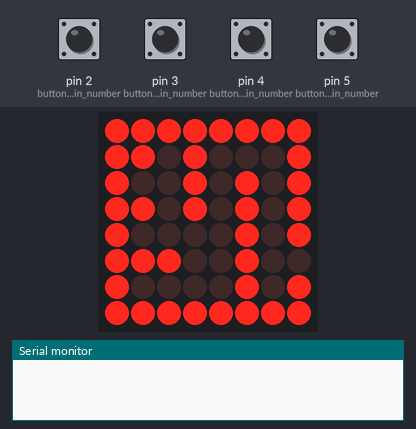
This sketch was run on a simulated Arduino Uno, built with avr-gcc and run on an emulated ATmega328P. Shown: 8×8 LED matrix, the last lines printed to the serial monitor. Inputs (shaded band) come from the test bench; at power-on: pin 2 (button_right_pin_number), pin 3 (button_left_pin_number), pin 4 (button_down_pin_number), pin 5 (button_up_pin_number) LOW. Random numbers use the default seed unless the sketch sets one.

Above: at 3.25 s.
3.3 s: pin 2 (button_right_pin_number) pulled HIGH for 0.15 s
At 3.4 s:
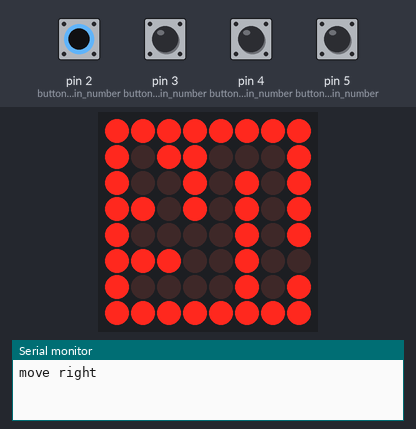
4.0 s: pin 4 (button_down_pin_number) pulled HIGH for 0.15 s
At 4.57 s:
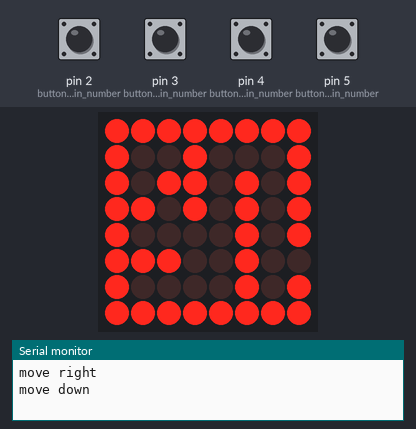
4.7 s: pin 3 (button_left_pin_number) pulled HIGH for 0.15 s
At 5.17 s:
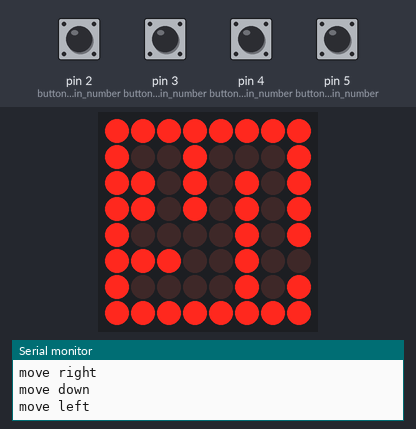
5.4 s: pin 5 (button_up_pin_number) pulled HIGH for 0.15 s
At 5.78 s:
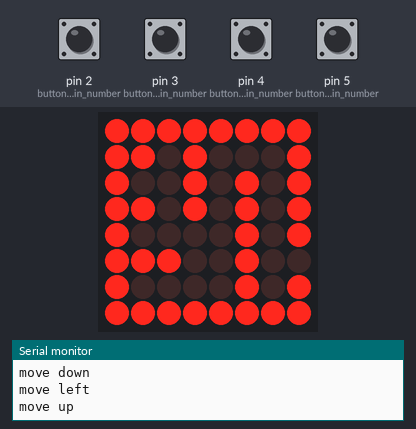
6.1 s: pin 2 (button_right_pin_number) pulled HIGH for 1 s
At 6.38 s:
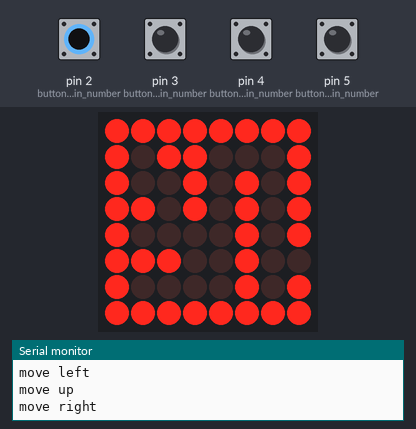
7.7 s: pin 4 (button_down_pin_number) pulled HIGH for 1 s
At 8.19 s:
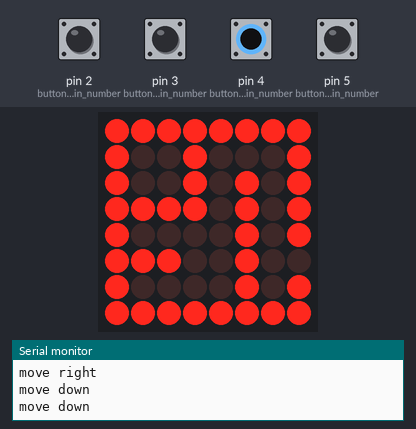
Timing chart, 0 to 10.3 s (numbered marks = the images above; inputs shaded):
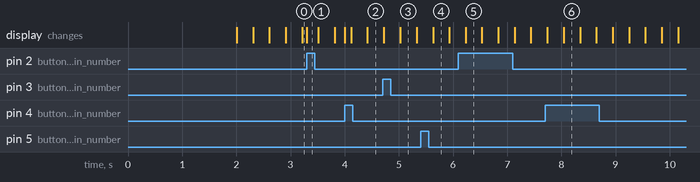

The sketch:

maze_runner_v1.0.ino
```cpp
#include "LedControlMS.h"


//defined variables
#define MATRIX_SIZE 8
#define LEVELS_NUMBER 7
#define LICKERING_DELAY 300
#define MOVING_TIME_PAUSE 300
#define TEXT_DURATION 2000
#define MAX_ENEMIES 3
#define ENEMY_SPEED 1000


//a structure that saves the coordinates of any object
typedef struct
{
  int x;
  int y;
}coordinate;


//a level structure, used to save every information we need for a specific level
typedef struct
{
  int matrix[MATRIX_SIZE][MATRIX_SIZE];
  coordinate player_start;
  coordinate player_previous_start;
  coordinate next_level;
  coordinate previous_level;
  int enemies_number = 0;

}level;


//global variables
int current_level;
coordinate player;                                    //player
level levels[LEVELS_NUMBER];                          //a structure array with every level
LedControl led_control=LedControl(12,11,10,1);        //we need this for the LED matrix
unsigned long player_lickering_time = millis();       //saves the current time
int player_lickering_status;
unsigned long player_can_move = millis();
int running = 1;
coordinate enemy[MAX_ENEMIES];
unsigned long enemy_can_move = millis();

byte level_matrix[LEVELS_NUMBER][MATRIX_SIZE]={       //here we can change the level format very easy and fast, robust
{B11111111, B10010001, B10010101, B11010101, B10000101, B11100100, B10000101, B11111111},
{B11110111, B10010101, B10010001, B10111101, B10000001, B00111001, B10010001, B11111111},
{B11101111, B10101001, B10001101, B10111101, B10000101, B10110101, B10010001, B11110111},
{B11111111, B10000101, B10100101, B00100001, B11111101, B10000101, B10100001, B11101111},
{B11111111, B10000001, B11110101, B10100100, B00101111, B10100001, B10001001, B11111111},
{B11111111, B10000001, B10000101, B10000101, B10000100, B10100001, B10100001, B10111111},
{B10111111, B10100001, B10000001, B10000001, B10000001, B11111101, B10000001, B11011111}};

byte level_text[LEVELS_NUMBER][MATRIX_SIZE]={       //this is printable text only
{0x00,0x08,0x18,0x08,0x08,0x08,0x08,0x1C},
{0x00,0x18,0x24,0x04,0x08,0x10,0x20,0x3C},
{0x00,0x3C,0x04,0x04,0x1C,0x04,0x04,0x3C},
{0x00,0x20,0x24,0x24,0x3C,0x04,0x04,0x04},
{0x00,0x3C,0x20,0x20,0x38,0x04,0x04,0x38},
{0x00,0x18,0x24,0x20,0x38,0x24,0x24,0x18},
{0x00,0x3C,0x04,0x08,0x08,0x10,0x10,0x10}};

byte ending_text[MATRIX_SIZE] = {0x3C,0x42,0xA5,0x81,0xA5,0x99,0x42,0x3C};
byte dead_text[MATRIX_SIZE] = {0x3C,0x42,0xA5,0x81,0x99,0xA5,0x42,0x3C};

int button_up_pin_number = 5;
int button_down_pin_number = 4;
int button_left_pin_number = 3;
int button_right_pin_number = 2;
int button_up = 5;
int button_down = 4;
int button_left = 3;
int button_right = 2;


//initialize every directional button as an imput
void initialize_buttons()
{
  pinMode(button_up_pin_number, INPUT);
  pinMode(button_down_pin_number, INPUT);
  pinMode(button_left_pin_number, INPUT);
  pinMode(button_right_pin_number, INPUT);
}


//initialize the matrix for use
void initialize_matrix()
{
  //activate the LED matrix
  led_control.shutdown(0,false);
  //set the brightness -> low brightness
  led_control.setIntensity(0, 0.5);
  //clear display
  led_control.clearDisplay(0);
}


//save the binary levels in the matrix for compute verifications
void initialize_levels()
{
  int mask = 0x01;
  int value;

  for(int lvl=0; lvl<LEVELS_NUMBER; lvl++)
    for(int i=0; i<MATRIX_SIZE; i++)

       //go through every bit from the byte row
       for(int bt=0; bt<MATRIX_SIZE; bt++)
       {
          if((mask << bt) & level_matrix[lvl][i]) value = 1;
          else value = 0;

          //save the byte as an int in the level matrix
          levels[lvl].matrix[i][MATRIX_SIZE - bt - 1] = value;
       }
}


//here we individually initialize the locations of the player, ending and starting in each matrix
void initialize_level_locations()
{
  //initialize 1st level
  levels[0].player_start.x = 1;
  levels[0].player_start.y = 1;
  levels[0].next_level.x = 5;
  levels[0].next_level.y = 7;
  levels[0].player_previous_start.x = 5;
  levels[0].player_previous_start.y = 6;

  //initialize 2nd level
  levels[1].player_start.x = 5;
  levels[1].player_start.y = 1;
  levels[1].next_level.x = 0;
  levels[1].next_level.y = 4;
  levels[1].previous_level.x = 5;
  levels[1].previous_level.y = 0;
  levels[1].player_previous_start.x = 1;
  levels[1].player_previous_start.y = 4;

  //initialize 3rd level
  levels[2].player_start.x = 6;
  levels[2].player_start.y = 4;
  levels[2].next_level.x = 0;
  levels[2].next_level.y = 3;
  levels[2].previous_level.x = 7;
  levels[2].previous_level.y = 4;
  levels[2].player_previous_start.x = 1;
  levels[2].player_previous_start.y = 3;

  //initialize 4th level
  levels[3].player_start.x = 6;
  levels[3].player_start.y = 3;
  levels[3].next_level.x = 3;
  levels[3].next_level.y = 0;
  levels[3].previous_level.x = 7;
  levels[3].previous_level.y = 3;
  levels[3].player_previous_start.x = 3;
  levels[3].player_previous_start.y = 1;

  //initialize 5th level
  levels[4].player_start.x = 3;
  levels[4].player_start.y = 6;
  levels[4].next_level.x = 4;
  levels[4].next_level.y = 0;
  levels[4].previous_level.x = 3;
  levels[4].previous_level.y = 7;
  levels[4].player_previous_start.x = 4;
  levels[4].player_previous_start.y = 1;

  //initialize 6th level
  levels[5].player_start.x = 4;
  levels[5].player_start.y = 6;
  levels[5].next_level.x = 7;
  levels[5].next_level.y = 1;
  levels[5].previous_level.x = 4;
  levels[5].previous_level.y = 7;
  levels[5].player_previous_start.x = 6;
  levels[5].player_previous_start.y = 1;
  levels[5].enemies_number = 2;

  //initialize 7th level
  levels[6].player_start.x = 1;
  levels[6].player_start.y = 1;
  levels[6].next_level.x = 7;
  levels[6].next_level.y = 2;
  levels[6].previous_level.x = 0;
  levels[6].previous_level.y = 1;
  levels[6].enemies_number = 1;
}


//check if the entity can spawn in that location
int can_spawn_here(int x, int y)
{
  //if it can spawn there
  if(levels[current_level].matrix[x][y] == 0)
  {
    return 0;
  }
  return -1;
}


//initialize every enemy there is on the specific map
void initialize_enemies()
{
  for(int i=0; i<levels[current_level].enemies_number; i++)
  {
    int status = 0;
    while(status == 0)
    {
      int random_x = random(2, MATRIX_SIZE-2);
      int random_y = random(2, MATRIX_SIZE-2);

      if(can_spawn_here(random_x, random_y) == 0)
      {
        Serial.println("An enemy appeared out of blue");

        status = 1;
        enemy[i].x = random_x;
        enemy[i].y = random_y;
      }
    }
  }
}


//initialize the level given as a parameter -> this is used only for the start and NEXT level initialization
void initialize_current_level(int current)
{
  //we start with the first level -> [0, n)
  current_level = current;
  player.x = levels[current].player_start.x;
  player.y = levels[current].player_start.y;

  //initialize the enemies from the current level
  initialize_enemies();

  draw_level_number(current_level);
}


//initialize the previous level
void initialize_previous_level(int current)
{
  //we start with the first level -> [0, n)
  current_level = current;
  player.x = levels[current].player_previous_start.x;
  player.y = levels[current].player_previous_start.y;

  draw_level_number(current_level);
}


//draw the specified level on the screen
void draw_level(int current)
{
  for(int i=0; i<MATRIX_SIZE; i++)
    if(player.x != i)
      led_control.setRow(0,i,level_matrix[current][i]);
    else
    {
      for(int j=0; j<MATRIX_SIZE; j++)
        if(j != player.y)
          led_control.setLed(0, i, j, levels[current_level].matrix[i][j]);
    }
}


//draw the level number on the screen
void draw_level_number(int current)
{
  for(int i=0; i<MATRIX_SIZE; i++)
    led_control.setRow(0,i,level_text[current][i]);
  delay(TEXT_DURATION);
}


//this is the final text that will be drawn when the game will end
void draw_ending_text()
{
  for(int i=0; i<MATRIX_SIZE; i++)
    led_control.setRow(0,i,ending_text[i]);
  delay(TEXT_DURATION * 2);
}


//this is drawn on the screen when you are killed by an enemy
void draw_dead_text()
{
  for(int i=0; i<MATRIX_SIZE; i++)
    led_control.setRow(0,i,dead_text[i]);
  delay(TEXT_DURATION);
}


//set the player lickering on or off
void set_lickering_status()
{
  if(millis() - player_lickering_time > LICKERING_DELAY)
  {
    player_lickering_time = millis();
    if(player_lickering_status == 0) player_lickering_status = 1;
    else player_lickering_status = 0;
  }
}


//check if the player can move again
int move_timeout()
{
  if(millis() - player_can_move > MOVING_TIME_PAUSE)
  {
    player_can_move = millis();
    return 0;
  }
  return -1;
}


//draw the position of the player
void draw_player_position()
{
  set_lickering_status();
  led_control.setLed(0, player.x, player.y, player_lickering_status);
}


//draw every enemy on the screen
void draw_enemies()
{
  for(int i=0; i<levels[current_level].enemies_number; i++)
  {
    led_control.setLed(0, enemy[i].x, enemy[i].y, HIGH);
  }
}


//check if the player can move on the specified position
int can_move(int x, int y)
{
  if(x < 0 || y < 0 || x >= MATRIX_SIZE || y >= MATRIX_SIZE) return -1;
  if(levels[current_level].matrix[x][y] == 1) return -1;
  return 0;
}


//this function will move the player in the specified direction
void move_player()
{
  button_up = digitalRead(button_up_pin_number);
  if(button_up == HIGH)
  {
    if(move_timeout() == 0 && can_move(player.x-1, player.y) == 0)
    {
      Serial.println("move up");
      player.x--;
    }
    return;
  }

  button_down = digitalRead(button_down_pin_number);
  if(button_down == HIGH)
  {
    if(move_timeout() == 0 && can_move(player.x+1, player.y) == 0)
    {
      Serial.println("move down");
      player.x++;
    }
    return;
  }

  button_left = digitalRead(button_left_pin_number);
  if(button_left == HIGH)
  {
    if(move_timeout() == 0 && can_move(player.x, player.y-1) == 0)
    {
      Serial.println("move left");
      player.y--;
    }
    return;
  }

  button_right = digitalRead(button_right_pin_number);
  if(button_right == HIGH)
  {
    if(move_timeout() == 0 && can_move(player.x, player.y+1) == 0)
    {
      Serial.println("move right");
      player.y++;
    }
    return;
  }
}


//this closes all the leds
void close_all_leds()
{
  for(int i=0; i<MATRIX_SIZE; i++)
    led_control.setRow(0, i, 0);
}


//check if the enemy will move again after it's time passed
int enemy_move_timeout()
{
  if(millis() - enemy_can_move > ENEMY_SPEED)
  {
    enemy_can_move = millis();
    return 0;
  }
  return -1;
}


//move every enemy on the screen
void move_enemies()
{
  if(enemy_move_timeout() == 0)
  {
    for(int i=0; i<levels[current_level].enemies_number; i++)
    {
      int status = 0;
      while(status == 0)
      {
        int enemy_direction = random(4);

        //move UP
        if(enemy_direction == 0 && can_move(enemy[i].x-1, enemy[i].y) == 0)
        {
          status = 1;
          enemy[i].x --;
        }
        //move DOWN
        else if(enemy_direction == 1 && can_move(enemy[i].x+1, enemy[i].y) == 0)
        {
          status = 1;
          enemy[i].x ++;
        }
        //move LEFT
        else if(enemy_direction == 2 && can_move(enemy[i].x, enemy[i].y-1) == 0)
        {
          status = 1;
          enemy[i].y --;
        }
        //move RIGHT
        else if(enemy_direction == 3 && can_move(enemy[i].x, enemy[i].y+1) == 0)
        {
          status = 1;
          enemy[i].y ++;
        }
      }
    }
  }
}


//check if you moved from one level to another
void check_level_state()
{
  //checking for the next level
  if(player.x == levels[current_level].next_level.x && player.y == levels[current_level].next_level.y)
  {
    //check if it is the ending of the final level
    if(current_level >= LEVELS_NUMBER-1)
    {
      Serial.println("You won ! Heh.. Good for you :)");
      running = 0;
      draw_ending_text();
      close_all_leds();
    }
    else
    {
      //go to the next level
      initialize_current_level(current_level+1);
      Serial.print("reached next Level: ");
      Serial.println(current_level);
    }
  }

  //checking for the previous level
  else if(player.x == levels[current_level].previous_level.x && player.y == levels[current_level].previous_level.y)
  {
    initialize_previous_level(current_level-1);
    Serial.print("reached previous Level: ");
    Serial.println(current_level);
  }
}


//check if the player collided with an enemy, in which case, the game will be reset
void check_player_dead()
{
  for(int i=0; i<levels[current_level].enemies_number; i++)
  {
    //if the player collided with an enemy
    if(enemy[i].x == player.x && enemy[i].y == player.y)
    {
      Serial.println("Oops..looks like you died. Oh well, better luck next time");
      draw_dead_text();
      initialize_current_level(0);
    }
  }
}


//this functions manages every computational required per frame, before drawing the frame
void update_frame()
{
  check_level_state();
  move_player();
  move_enemies();
  check_player_dead();
  if(running == 0) exit(0);
}


//this functions manages every drawings on the screen
void render()
{
  //draw the current level format
  draw_level(current_level);
  draw_player_position();
  draw_enemies();
}


//this code will be ran only once at the beginning
void setup()
{
  //we enable this baud value so we can see values in the serial monitor / testing purposes only
  Serial.begin(9600);

  //initialize everything we need just once
  initialize_matrix();
  initialize_levels();
  initialize_level_locations();
  initialize_buttons();
  initialize_current_level(0);
}


//main, loop for the whole length of the application
void loop()
{
  update_frame();
  render();
}
```
